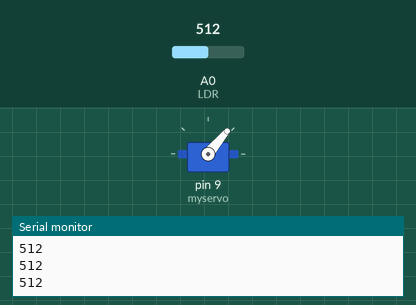
This sketch was run on a simulated Arduino Uno, built with avr-gcc and run on an emulated ATmega328P. Shown: servo, the last lines printed to the serial monitor. The test bench sets the inputs (shaded band); at power-on: A0 (LDR) = 512.

Above: at 1.2 s.
1.3 s: A0 (LDR) set to 886
2.8 s: A0 (LDR) set to 908
At 3.3 s:
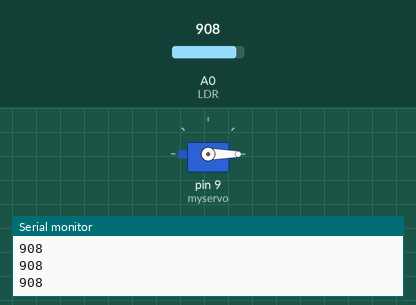
4.3 s: A0 (LDR) set to 890
At 5.4 s:
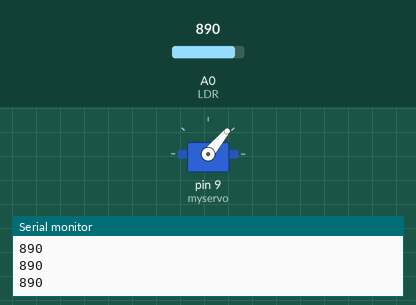
5.8 s: A0 (LDR) set to 900
At 6.3 s:
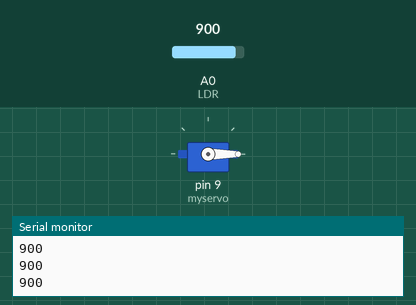
Timing chart, 0 to 8.3 s (numbered marks = the images above; inputs shaded):
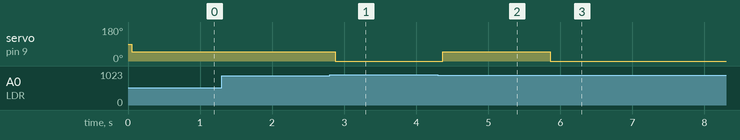

Measured:
- the behaviour switches between 899 and 900 on A0 (LDR) (found by bisection; images 0 and 1)
- after the input at 2.8 s, servo on pin 9 (myservo): 50° → 0° after 0.07 s
- after the input at 4.3 s, servo on pin 9 (myservo): 0° → 50° after 0.07 s
- after the input at 5.8 s, servo on pin 9 (myservo): 50° → 0° after 0.06 s

The sketch:

Projekt.ino
```cpp
#include <Servo.h>

Servo myservo;

int pos = 0;

void setup()
{
  Serial.begin(9600); // sensor buart rate
  myservo.attach(9);
}
void loop()
{
  int s11 = analogRead(A0); // LDR Sensor output pin connected
  Serial.println(s11);
  delay(50);
  if (s11 < 900)
  {
    pos = 50;
    myservo.write(pos);
    delay(5);
  }

  else
  {
    pos = 0;
    myservo.write(pos);
    delay(5);
  }
}
```
